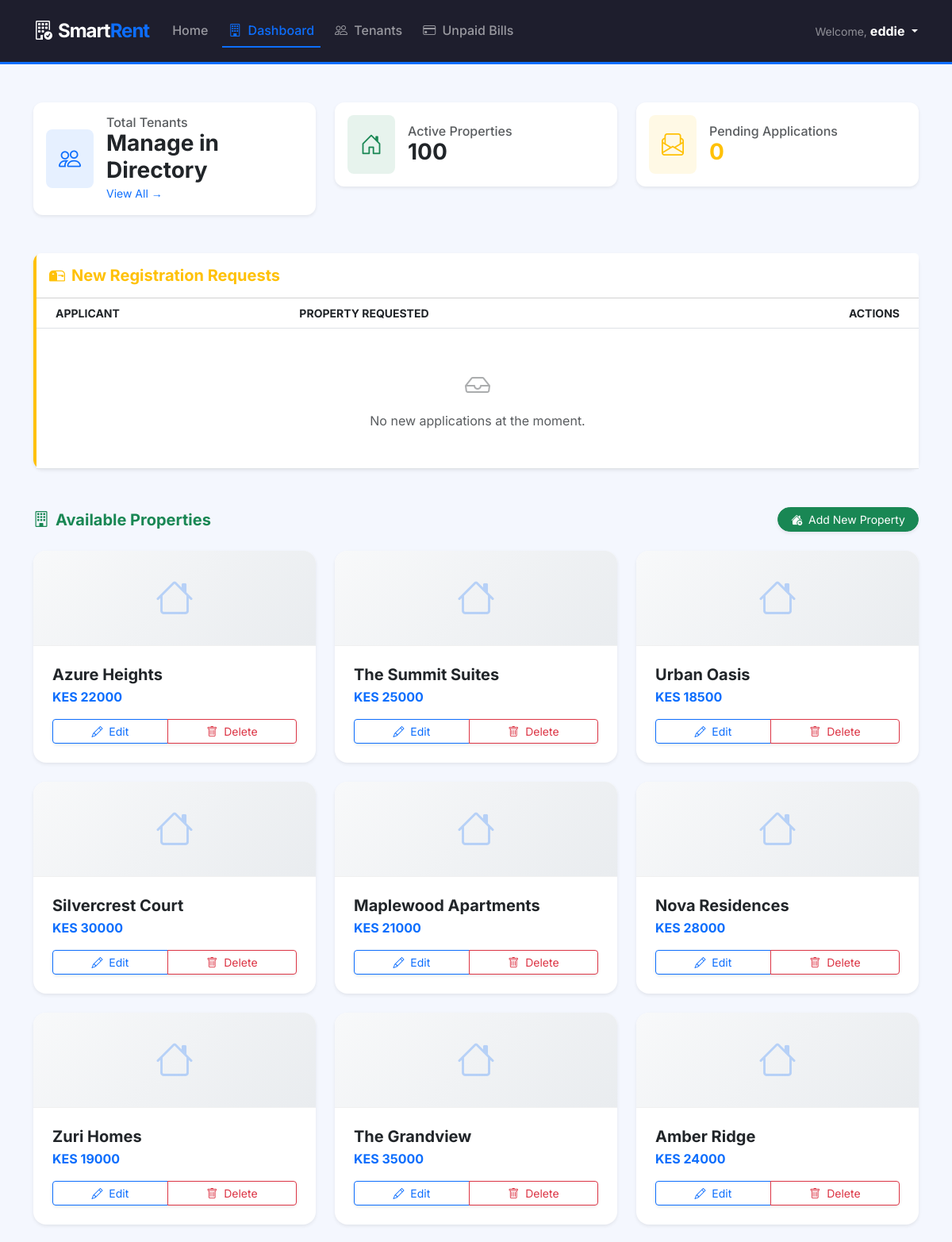
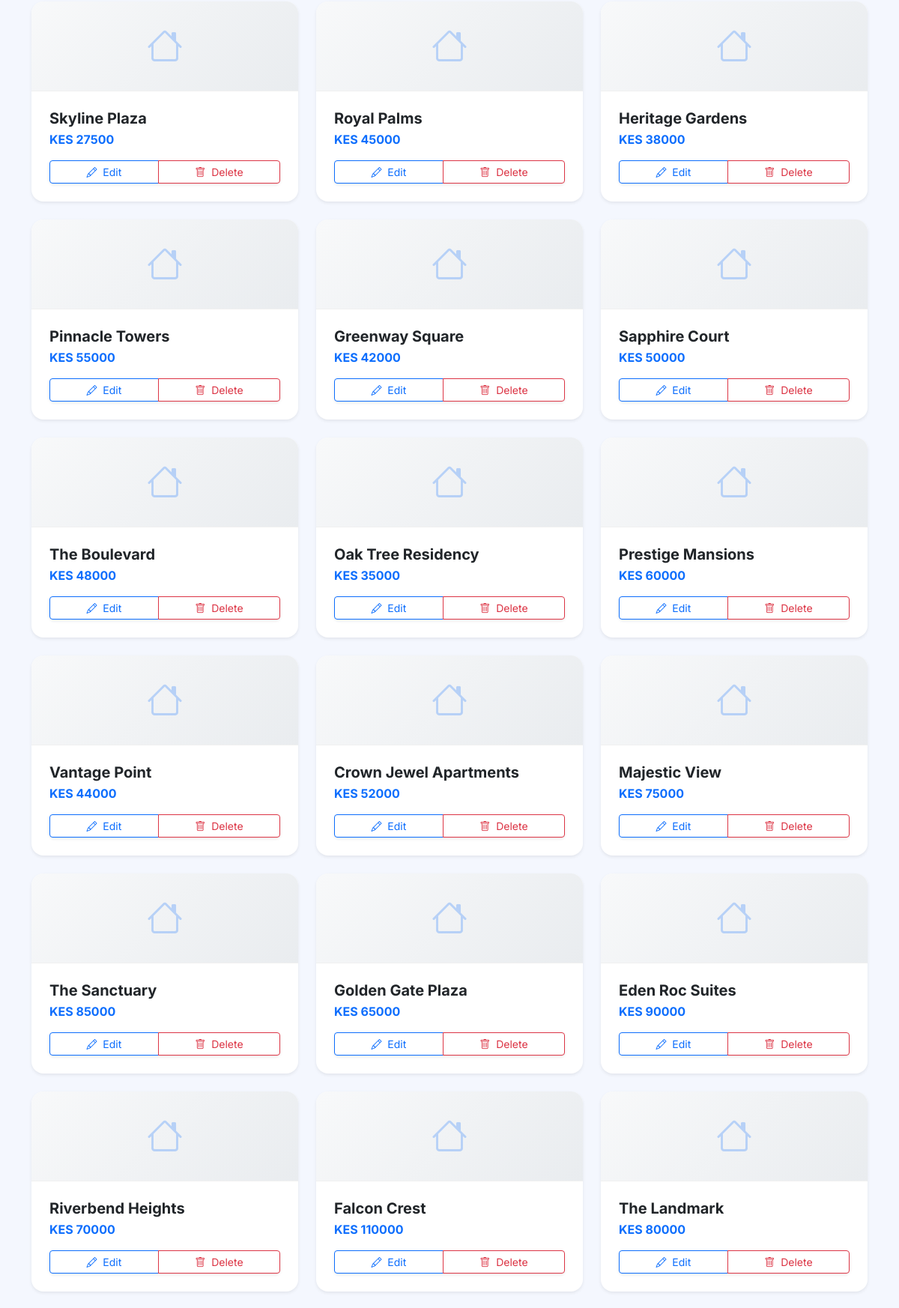
The app's page /dashboard/ (signed in, upper part) with its own data (2 pictures, top to bottom).
### smart_rent/models.py (models this page shows, shortened)
class Property(models.Model):
    CATEGORY_CHOICES = [
        ('1-Bedroom Apartment', '1-Bedroom Apartment'),
        ('2-Bedroom Apartment', '2-Bedroom Apartment'),
        ('3-Bedroom Apartment', '3-Bedroom Apartment'),
        ('Executive/Serviced Apartment', 'Executive/Serviced Apartment'),
        ('Bungalow', 'Bungalow'),
        ('Maisonette', 'Maisonette'),
        ('Townhouse', 'Townhouse'),
        ('Villa', 'Villa'),
        ('Student Hostel/Housing', 'Student Hostel/Housing'),
        ('Airbnb/Short-Term Rental', 'Airbnb/Short-Term Rental'),
    ]
    name = models.CharField(max_length=200)
    landlord = models.ForeignKey(User, on_delete=models.CASCADE)
    address = models.CharField(max_length=300)
    category = models.CharField(
        max_length=100,
        choices=CATEGORY_CHOICES,
        default="2-Bedroom Apartment"
    )
    price_per_month = models.DecimalField(max_digits=10, decimal_places=2, default=0.00)
    image = models.ImageField(upload_to='property_pics/', default='default_house.jpg', null=True, blank=True)
    is_occupied = models.BooleanField(default=False)

### smart_rent/views.py (the view)
# urls.py: path('dashboard/', views.dashboard, name='dashboard'),
@login_required
def dashboard(request):
    applications = PropertyApplication.objects.filter(status='Pending')
    user_property_id = None
    if not request.user.is_staff:
        try:
            tenant = Tenant.objects.get(user=request.user)
            user_property_id = tenant.property.id if tenant.property else None
        except Tenant.DoesNotExist:
            pass
    context = {
        'properties': Property.objects.all(),
        'applications': applications if request.user.is_staff else None,
        'user_property_id': user_property_id,
    }
    return render(request, 'smart_rent/dashboard.html', context)

### smart_rent/templates/smart_rent/dashboard.html (shortened to what this page needs)
{% extends 'smart_rent/base.html' %}
{% block content %}
{% if user.is_authenticated and user.is_staff %}
<div class="row g-4 mb-5">
    <div class="col-md-4">
        <div class="card border-0 shadow-sm bg-white p-3">
            <div class="d-flex align-items-center">
                <div class="bg-primary bg-opacity-10 p-3 rounded-3 me-3">
                    <i class="bi bi-people text-primary fs-3"></i>
                </div>
                <div>
                    <h6 class="text-muted mb-0">Total Tenants</h6>
                    <h3 class="fw-bold mb-0">Manage in Directory</h3>
                    <a href="{% url 'tenant_list' %}" class="small text-primary text-decoration-none">View All &rarr;</a>
                </div>
            </div>
        </div>
    </div>
    <div class="col-md-4">
        <div class="card border-0 shadow-sm bg-white p-3">
            <div class="d-flex align-items-center">
                <div class="bg-success bg-opacity-10 p-3 rounded-3 me-3">
                    <i class="bi bi-house-door text-success fs-3"></i>
                </div>
                <div>
                    <h6 class="text-muted mb-0">Active Properties</h6>
                    <h3 class="fw-bold mb-0">{{ properties.count|default:"0" }}</h3>
                </div>
            </div>
        </div>
    </div>
    <div class="col-md-4">
        <div class="card border-0 shadow-sm bg-white p-3">
            <div class="d-flex align-items-center">
                <div class="bg-warning bg-opacity-10 p-3 rounded-3 me-3">
                    <i class="bi bi-envelope-paper text-warning fs-3"></i>
                </div>
                <div>
                    <h6 class="text-muted mb-0">Pending Applications</h6>
                    <h3 class="fw-bold mb-0 text-warning">{{ applications.count|default:"0" }}</h3>
                </div>
            </div>
        </div>
    </div>
</div>
<div class="card shadow-sm border-0 mb-5 border-start border-warning border-4">
    <div class="card-header bg-white py-3">
        <h5 class="mb-0 fw-bold text-warning"><i class="bi bi-mailbox2 me-2"></i>New Registration Requests</h5>
    </div>
    <div class="card-body p-0">
        <div class="table-responsive">
            <table class="table table-hover align-middle mb-0">
                <thead class="bg-light text-muted small text-uppercase">
                    <tr>
                        <th class="ps-4">Applicant</th>
                        <th>Property Requested</th>
                        <th class="text-end pe-4">Actions</th>
                    </tr>
                </thead>
                <tbody>
                    {% for app in applications %}
                    <tr>
                        <td class="ps-4">
                            <div class="fw-bold">{{ app.first_name }} {{ app.last_name }}</div>
                            <div class="small text-muted">{{ app.email }} | {{ app.phone_number }}</div>
                        </td>
                        <td><span class="badge bg-light text-dark border">{{ app.property.name }}</span></td>
                        <td class="text-end pe-4">
                            <a href="{% url 'approve_application' app.id %}" class="btn btn-success btn-sm rounded-pill px-3 shadow-sm">
                                <i class="bi bi-check-circle-fill me-1"></i> Approve & Register
                            </a>
                        </td>
                    </tr>
                    {% empty %}
                    <tr>
                        <td colspan="3" class="text-center py-5 text-muted">
                            <i class="bi bi-inbox fs-2 d-block mb-2 opacity-50"></i>
                            No new applications at the moment.
                        </td>
                    </tr>
                    {% endfor %}
                </tbody>
            </table>
        </div>
    </div>
</div>
{% endif %}
<div class="d-flex justify-content-between align-items-center mb-4">
    <h5 class="mb-0 fw-bold text-success"><i class="bi bi-building me-2"></i>Available Properties</h5>
    {% if user.is_authenticated and user.is_staff %}
    <a href="{% url 'add_property' %}" class="btn btn-success btn-sm rounded-pill px-3 shadow-sm">
        <i class="bi bi-house-add-fill me-1"></i> Add New Property
    </a>
    {% endif %}
</div>
<div class="row row-cols-1 row-cols-md-2 row-cols-lg-3 g-4 mb-5">
    {% for prop in properties %}
    <div class="col">
        <div class="card h-100 border-0 shadow-sm rounded-4 overflow-hidden property-card-ui {% if prop.id == user_property_id %}border border-primary border-2{% endif %}">
            <div class="bg-light d-flex align-items-center justify-content-center" style="height: 120px; border-bottom: 1px solid #f0f0f0; background: linear-gradient(135deg, #f8f9fa 0%, #e9ecef 100%);">
                <i class="bi bi-house text-primary opacity-25" style="font-size: 3rem;"></i>
            </div>
            <div class="card-body p-4">
                <div class="d-flex justify-content-between align-items-start mb-1">
                    <h5 class="fw-bold text-dark mb-0">{{ prop.name }}</h5>
                </div>
                <p class="text-primary fw-bold mb-3">KES {{ prop.price_per_month|floatformat:0 }}</p>
                <div class="d-flex justify-content-between align-items-center mt-3">
                    {% if user.is_authenticated and user.is_staff %}
                        <div class="btn-group w-100 shadow-sm">
                            <a href="{% url 'update_property' prop.id %}" class="btn btn-sm btn-outline-primary px-3" title="Edit"><i class="bi bi-pencil me-1"></i> Edit</a>
                            <a href="{% url 'delete_property' prop.id %}" class="btn btn-sm btn-outline-danger px-3" title="Delete"><i class="bi bi-trash me-1"></i> Delete</a>
                        </div>
                    {% else %}
                        <a href="{% url 'apply_property' prop.id %}" class="btn btn-primary btn-sm rounded-pill px-4 w-100 shadow-sm">Apply Now</a>
                    {% endif %}
                </div>
            </div>
        </div>
    </div>
    {% empty %}
    <div class="col-12 text-center py-4 text-muted bg-white rounded-4 shadow-sm">No properties listed yet.</div>
    {% endfor %}
</div>
{% endblock %}

### smart_rent/templates/smart_rent/base.html (shortened to what this page needs)
<!DOCTYPE html>
<html lang="en">
<head>
    <link href="https://cdn.jsdelivr.net/npm/bootstrap@5.3.0/dist/css/bootstrap.min.css" rel="stylesheet">
    <link rel="stylesheet" href="https://cdn.jsdelivr.net/npm/bootstrap-icons@1.11.1/font/bootstrap-icons.css">
</head>
<body>
    <nav class="navbar navbar-expand-lg navbar-dark sticky-top mb-5">
        <div class="container">
            <a class="navbar-brand text-white" href="{% if user.is_staff %}{% url 'dashboard' %}{% elif user.is_authenticated %}{% url 'tenant_portal' %}{% else %}{% url 'landing' %}{% endif %}">
                <i class="bi bi-building-check me-2"></i>Smart<span class="text-primary">Rent</span>
            </a>
            <div class="collapse navbar-collapse" id="navbarNav">
                <ul class="navbar-nav me-auto">
                    {% if not user.is_authenticated or user.is_staff %}
                    <li class="nav-item">
                        <a class="nav-link {% if request.resolver_match.url_name == 'landing' %}active{% endif %}" href="{% url 'landing' %}">Home</a>
                    </li>
                    {% endif %}
                    <li class="nav-item">
                        <a class="nav-link {% if request.resolver_match.url_name == 'dashboard' %}active{% endif %}" href="{% url 'dashboard' %}">
                            <i class="bi bi-building me-1"></i>
                            {% if user.is_authenticated and user.is_staff %}Dashboard{% else %}Browse Properties{% endif %}
                        </a>
                    </li>
                    {% if user.is_authenticated and user.is_staff %}
                        <li class="nav-item">
                            <a class="nav-link {% if request.resolver_match.url_name == 'tenant_list' %}active{% endif %}" href="{% url 'tenant_list' %}">
                                <i class="bi bi-people me-1"></i> Tenants
                            </a>
                        </li>
                        <li class="nav-item">
                            <a class="nav-link {% if request.resolver_match.url_name == 'unpaid_bills' %}active{% endif %}" href="{% url 'unpaid_bills' %}">
                                <i class="bi bi-credit-card me-1"></i> Unpaid Bills
                            </a>
                        </li>
                    {% endif %}
                </ul>
                <div class="d-flex align-items-center gap-3">
                    {% if user.is_authenticated %}
                        <div class="dropdown">
                            <button class="btn btn-link text-white text-decoration-none dropdown-toggle p-0" type="button" data-bs-toggle="dropdown" aria-expanded="false">
                                <span class="text-white-50 small">Welcome, </span><span class="fw-bold">{{ user.username }}</span>
                            </button>
                        </div>
                    {% else %}
                        <a href="{% url 'login' %}" class="btn btn-outline-light btn-sm px-3">Login</a>
                        <a href="{% url 'register' %}" class="btn btn-primary btn-sm px-3">Register</a>
                    {% endif %}
                </div>
            </div>
        </div>
    </nav>
    <div class="container">
        <main>
            {% block content %}
            {% endblock %}
        </main>
    </div>
</body>
</html>

### smart_rent/templates/smart_rent/base.html (style rules this page uses)
:root { --primary-color: #0d6efd; --dark-bg: #1e1e2d; }
body { font-family: 'Inter', sans-serif; background-color: #f4f7fe; color: #333; min-height: 100vh; display: flex; flex-direction: column; }
.navbar { background-color: var(--dark-bg) !important; padding: 1rem 0; border-bottom: 3px solid var(--primary-color); }
.navbar-brand { font-weight: 700; letter-spacing: -1px; font-size: 1.5rem; }
.nav-link { font-weight: 500; transition: all 0.3s; margin: 0 5px; }
.nav-link.active { color: var(--primary-color) !important; border-bottom: 2px solid var(--primary-color); }
main { flex: 1; }
.card { border: none; border-radius: 12px; box-shadow: 0 10px 30px rgba(0,0,0,0.05); }

### smart_rent/templates/smart_rent/dashboard.html (style rules this page uses)
.property-card-ui { transition: transform 0.2s ease, box-shadow 0.2s ease; }

### records on screen
Property: name "Azure Heights", price_per_month "22000"
Property: name "The Summit Suites", price_per_month "25000"
Property: name "Urban Oasis", price_per_month "18500"
Property: name "Silvercrest Court", price_per_month "30000"
Property: name "Maplewood Apartments", price_per_month "21000"
Property: name "Nova Residences", price_per_month "28000"
Property: name "Zuri Homes", price_per_month "19000"
Property: name "The Grandview", price_per_month "35000"
Property: name "Amber Ridge", price_per_month "24000"
Property: name "Skyline Plaza", price_per_month "27500"
Property: name "Royal Palms", price_per_month "45000"
Property: name "Heritage Gardens", price_per_month "38000"
Property: name "Pinnacle Towers", price_per_month "55000"
Property: name "Greenway Square", price_per_month "42000"
Property: name "Sapphire Court", price_per_month "50000"
Property: name "The Boulevard", price_per_month "48000"
Property: name "Oak Tree Residency", price_per_month "35000"
Property: name "Prestige Mansions", price_per_month "60000"
Property: name "Vantage Point", price_per_month "44000"
Property: name "Crown Jewel Apartments", price_per_month "52000"
Property: name "Majestic View", price_per_month "75000"
Property: name "The Sanctuary", price_per_month "85000"
Property: name "Golden Gate Plaza", price_per_month "65000"
Property: name "Eden Roc Suites", price_per_month "90000"
Property: name "Riverbend Heights", price_per_month "70000"
Property: name "Falcon Crest", price_per_month "110000"
Property: name "The Landmark", price_per_month "80000"

### other values on screen
{{ user.username }} "eddie"
{{ properties.count|default:"0" }} "100"
{{ applications.count|default:"0" }} "0"
